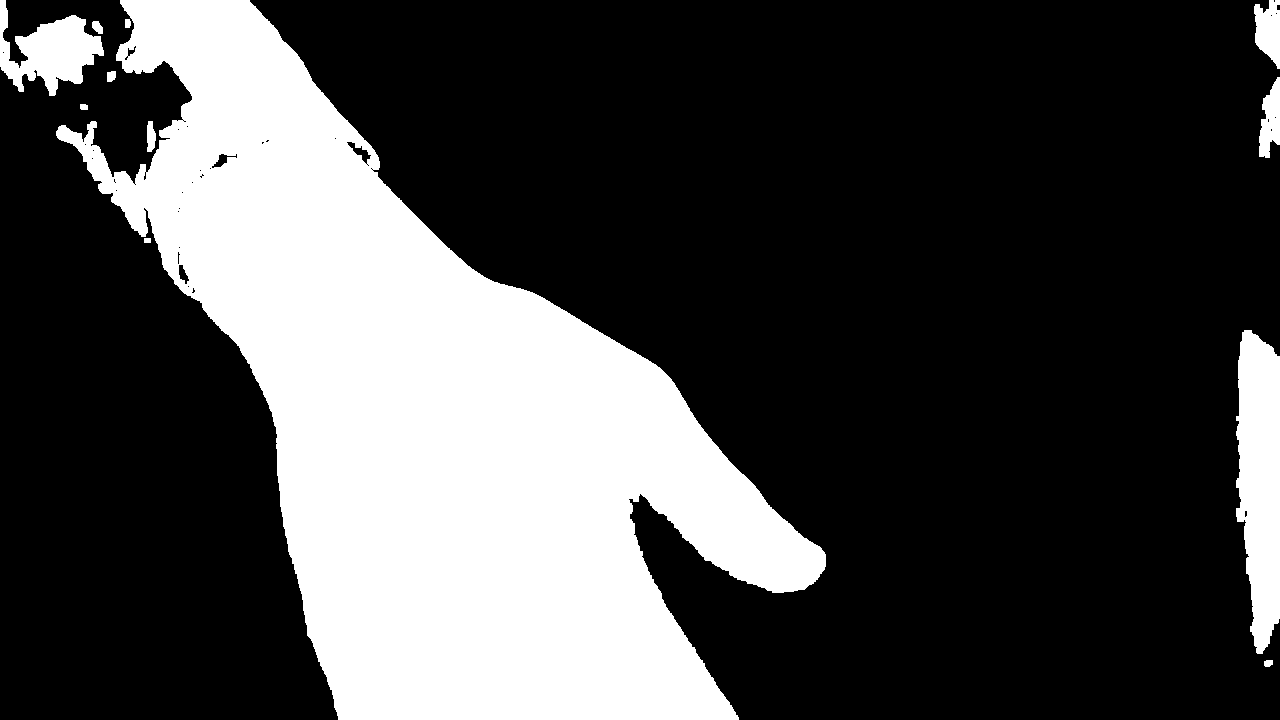
#> input picture mask.png, 1280 x 720 px, found by its file name
$ python mask_comments.py
#> lines starting #> are read from the running program, lines starting #| are printed output that depends on the picture; after the words box and inside, x2 and y2 are one past the last pixel; in counts of white or black regions, pixels touching at a corner belong together
import cv2 as cv
from cv2 import compare
import numpy

# Open a camera for video capturing.
cap = cv.VideoCapture(0)
path = r'/home/jiayuan/hole-in-the-camera/mask.png'

# import hole in the wall image
compare_mask = cv.imread(path)
#> compare_mask is the input picture: shape (720, 1280, 3); 28.4% white; 12 white regions, largest, box (x1, y1, x2, y2) and area: (56, 0, 826, 720) 242644, (1236, 330, 1280, 654) 11269, (0, 0, 104, 96) 4994
# resize hole in the wall image to user's camera size
isTrue, frame = cap.read()
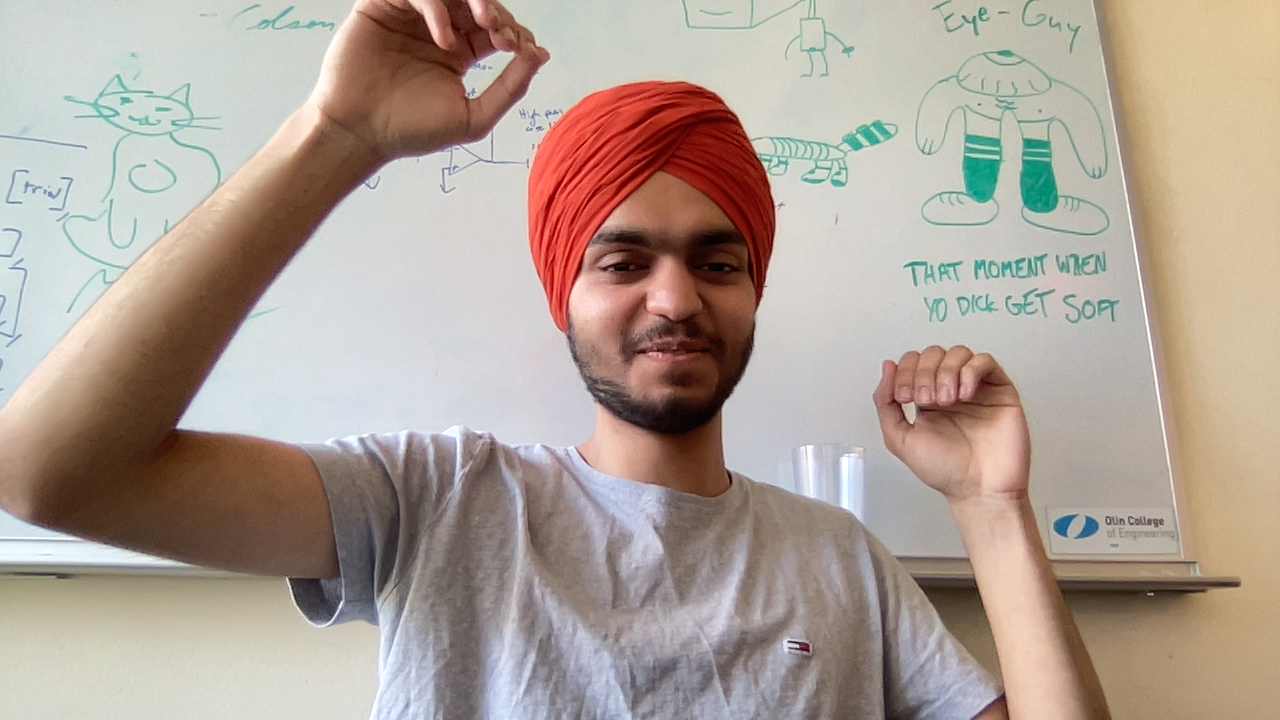
#> input picture body_pose.png, 1280 x 720 px, given in place of the camera
#> frame is the input picture: shape (720, 1280, 3); mean B, G, R 150.2, 160.6, 175
user_camera_size = frame.shape
#> user_camera_size = (720, 1280, 3)
dsize = [user_camera_size[1], user_camera_size[0]]
#> dsize = [1280, 720]
compare_mask = cv.resize(compare_mask, dsize)
print(compare_mask.shape)
#| (720, 1280, 3)
while True:
    isTrue, frame = cap.read()
    # convert to HSV colorspace and apply threshold
    frame = cv.cvtColor(frame, cv.COLOR_BGR2HSV)
#> frame: shape (720, 1280, 3); mean H, S, V 43.9, 54.4, 179.1
    mask = cv.inRange(frame, (0,35,0), (210, 255, 255))
#> mask: shape (720, 1280); 46.6% white; 474 white regions (382 under 20 px), largest, box (x1, y1, x2, y2) and area: (862, 0, 1280, 720) 159584, (0, 0, 550, 632) 133321, (526, 78, 897, 720) 100452
    # apply image erosion and dilation to sharpen edges
    mask = cv.erode(mask, None, iterations=2)
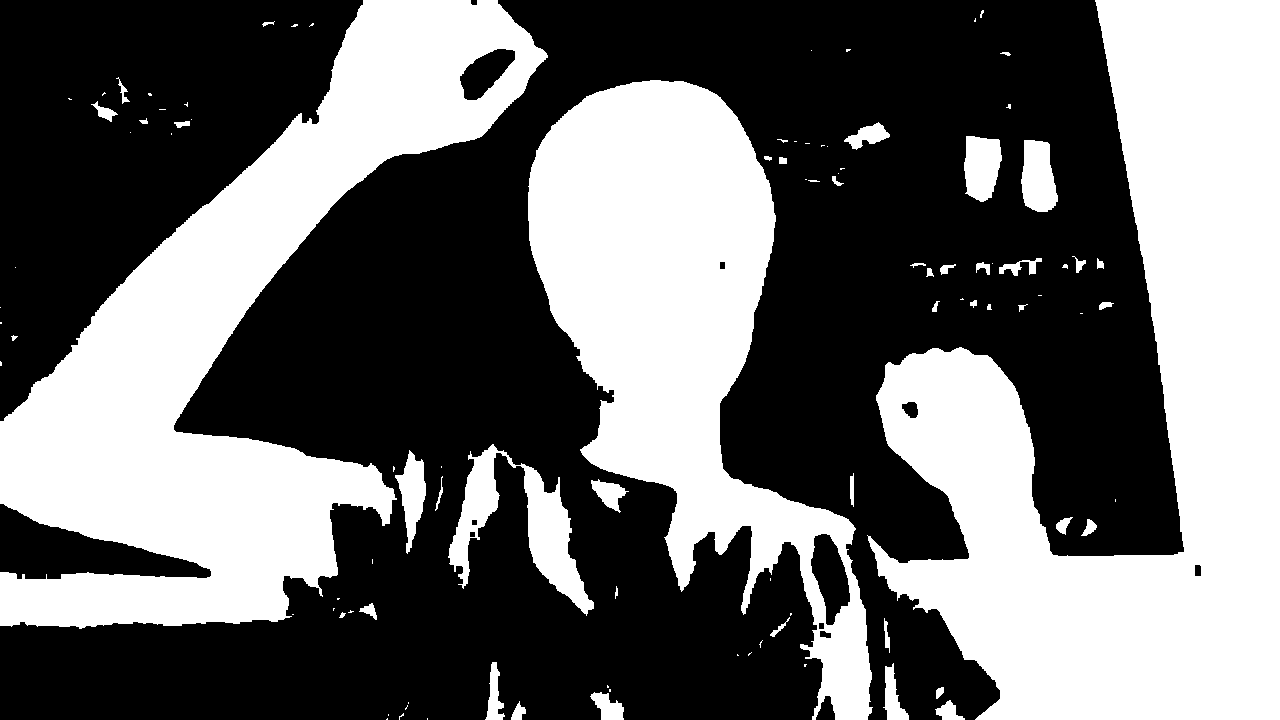
#> mask: shape (720, 1280); 42% white; 101 white regions (54 under 20 px), largest, box (x1, y1, x2, y2) and area: (867, 0, 1280, 720) 153755, (0, 0, 548, 629) 122931, (528, 80, 873, 720) 90900
    mask = cv.dilate(mask, None, iterations=2)
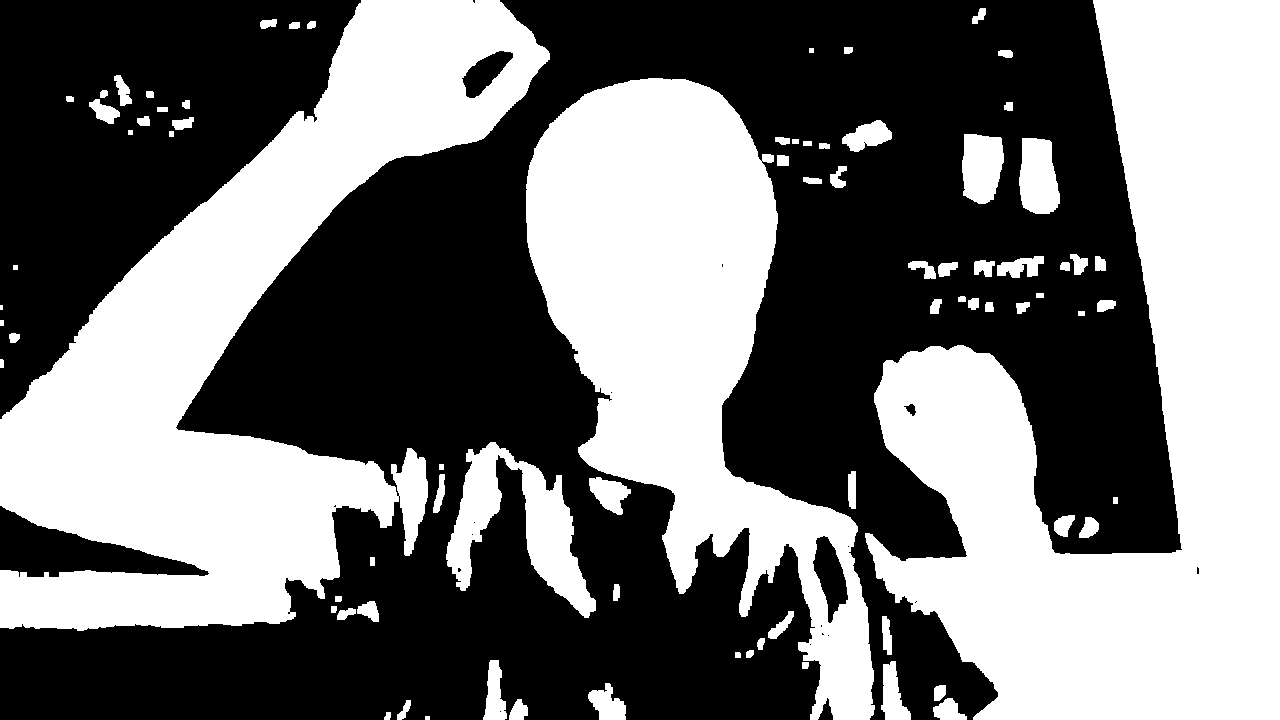
#> mask: shape (720, 1280); 45.1% white; 81 white regions (1 under 20 px), largest, box (x1, y1, x2, y2) and area: (865, 0, 1280, 720) 157951, (0, 0, 550, 631) 132108, (526, 78, 875, 720) 97095
    # return to BGR color to display to user
    frame = cv.cvtColor(frame, cv.COLOR_HSV2BGR)
    # resize hole in the wall image to user's camera size
    user_camera_size = frame.shape
    dsize = [user_camera_size[1], user_camera_size[0]]
    compare_mask = cv.resize(compare_mask, dsize)
    # stack up current frame and hole in the wall image
    dst = cv.bitwise_and(frame, compare_mask)
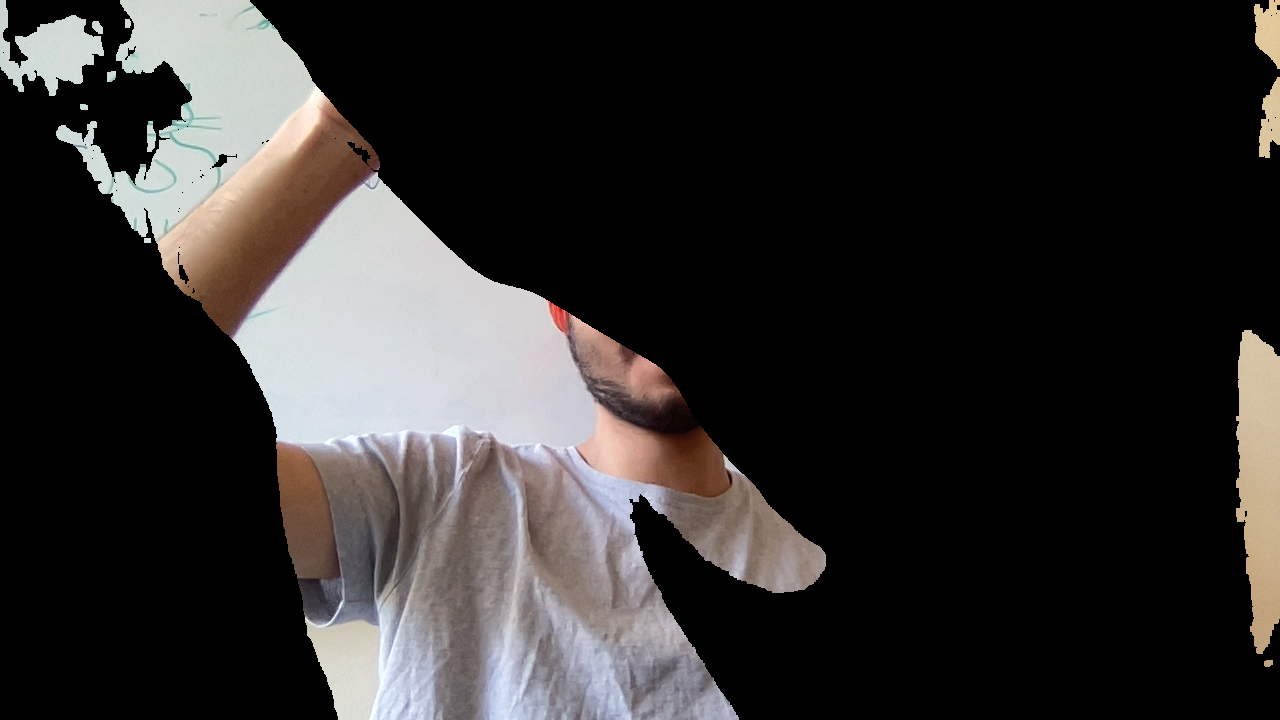
#> dst: shape (720, 1280, 3); mean B, G, R 45.6, 46.4, 48.9
    # show BGR color frame of user with "hole" on top
    cv.imshow("video", dst)

    if cv.waitKey(20) & 0xFF == ord('d'):
        # gray scale of hole in the wall
#> (key Esc is pressed here)
        compare_mask = cv.cvtColor(compare_mask, cv.COLOR_BGR2GRAY)
        # count pixel by pixel for similarity between frame and hole
        count = 0
        for i in range(0,mask.shape[0]):
            for j in range(0,mask.shape[1]):
                if mask[i][j] == compare_mask[i][j]:
                    count += 1
        # print out the score of how well fit through hole
        print((count/(mask.shape[0]*mask.shape[1]))*100)
        break
# close video and destroy all windows
cap.release()
cv.destroyAllWindows()
